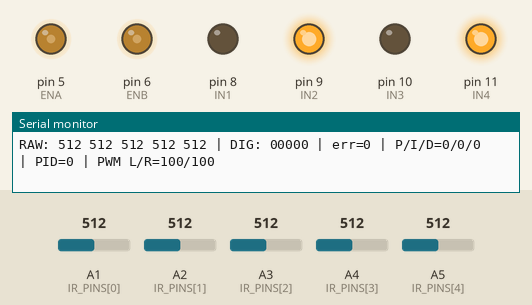
This sketch was run on a simulated Arduino Uno, built with avr-gcc and run on an emulated ATmega328P. Shown: output pins drawn as LEDs (lit = HIGH), the last lines printed to the serial monitor. The inputs (shaded band) are chosen by the test bench; at power-on: A1 (IR_PINS[0]) = 512, A4 (IR_PINS[3]) = 512, A2 (IR_PINS[1]) = 512, A3 (IR_PINS[2]) = 512, A5 (IR_PINS[4]) = 512.

Above: at 1.2 s.
1.3 s: A1 (IR_PINS[0]) set to 482
2.8 s: A4 (IR_PINS[3]) set to 412
5.8 s: A4 (IR_PINS[3]) set to 388
At 6.7 s:
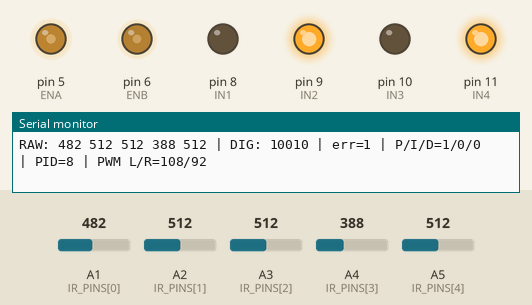
8.8 s: A4 (IR_PINS[3]) set to 410
At 10.0 s:
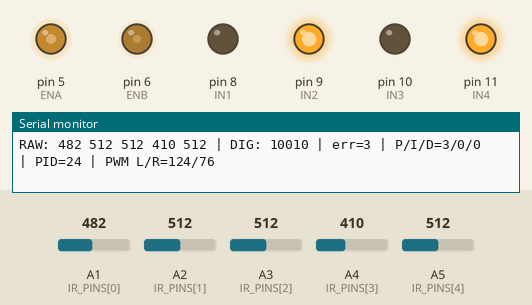
10.3 s: A1 (IR_PINS[0]) set to 412
13.3 s: A1 (IR_PINS[0]) set to 383
At 13.9 s:
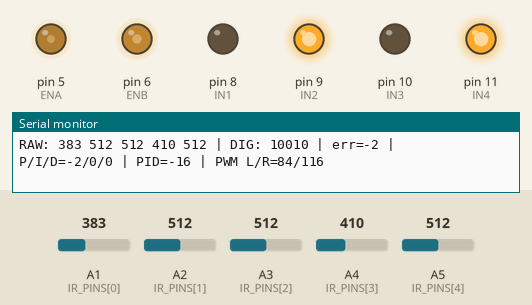
Timing chart, 0 to 15.8 s (numbered marks = the images above; inputs shaded):
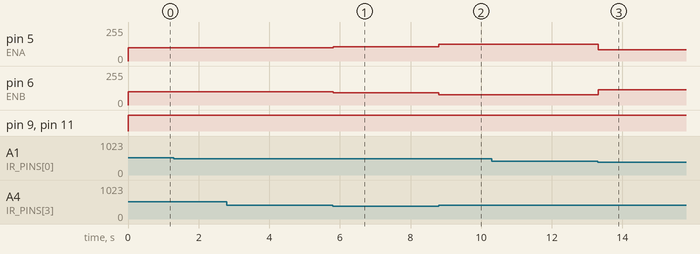

Measured:
- after the input at 5.8 s, pin 5 (ENA): 100/255 → 108/255 at once; pin 6 (ENB): 100/255 → 92/255 at once
- after the input at 8.8 s, pin 5 (ENA): 108/255 → 124/255 at once; pin 6 (ENB): 92/255 → 76/255 at once
- after the input at 13.3 s, pin 5 (ENA): 124/255 → 84/255 at once; pin 6 (ENB): 76/255 → 116/255 at once

The sketch:

test_sensor.ino
```cpp
#define ENA 5
#define ENB 6

#define IN1 8
#define IN2 9
#define IN3 10
#define IN4 11
// Tốc độ
const int BASE = 100;  // speed (0..255)
const int PWM_MAX = 255;

//  PID
const int Kp = 8, Ki = 0, Kd = 5;
int P, I = 0, D;
int previous_error = 0;
int last_seen_error = 0;
int error, PIDValue;

// pwm: -255..255 (âm = lùi)
void remoteLeft(int pwm) {
  pwm = constrain(pwm, -PWM_MAX, PWM_MAX);
  if (pwm >= 0) {
    digitalWrite(IN1, LOW);
    digitalWrite(IN2, HIGH);
    analogWrite(ENA, pwm);
  } else {
    digitalWrite(IN1, HIGH);
    digitalWrite(IN2, LOW);
    analogWrite(ENA, -pwm);
  }
}

void remoteRight(int pwm) {
  pwm = constrain(pwm, -PWM_MAX, PWM_MAX);
  if (pwm >= 0) {
    digitalWrite(IN3, LOW);
    digitalWrite(IN4, HIGH);
    analogWrite(ENB, pwm);
  } else {
    digitalWrite(IN3, HIGH);
    digitalWrite(IN4, LOW);
    analogWrite(ENB, -pwm);
  }
}


void setup() {
  pinMode(ENA, OUTPUT);
  pinMode(ENB, OUTPUT);
  pinMode(IN1, OUTPUT);
  pinMode(IN2, OUTPUT);
  pinMode(IN3, OUTPUT);
  pinMode(IN4, OUTPUT);

  Serial.begin(9600);
}

void loop() {


  error = getError();

  PIDValue = computePID(error);
  PIDValue = constrain(PIDValue, -70, 70);
  // Trộn BASE ± PID -> PWM cho 2 bánh
  //    Quy ước: error dương (lệch phải) => tăng trái, giảm phải
  int pwmL = BASE + PIDValue;
  int pwmR = BASE - PIDValue;

  pwmL = constrain(pwmL, 0, PWM_MAX);
  pwmR = constrain(pwmR, 0, PWM_MAX);

  remoteLeft(pwmL);
  remoteRight(pwmR);

    // ==== GỌI TEST SENSOR & IN DEBUG MỖI 100ms ====
  static uint32_t lastPrint = 0;
  if (millis() - lastPrint >= 100) {
    readIRSensors();                         // cập nhật irRaw[] và irBits
    printLineDebug(error, PIDValue, pwmL, pwmR);
    lastPrint = millis();
  }
}
// ================== DEBUG SENSOR BLOCK (ADD) ==================
const int IR_PINS[5] = {A1, A2, A3, A4, A5};   // trùng thứ tự trong getError()
const int IR_W[5]   = {-2, -1, 0, 1, 2};       // tham khảo (nếu cần)
const int THR = 500;                           // nhớ giữ đồng bộ với getError()

int irRaw[5];           // giá trị analog từng kênh
uint8_t irBits = 0;     // bitmask trạng thái 5 kênh (A1..A5 -> bit4..bit0)

// Đọc toàn bộ 5 cảm biến, lấp đầy irRaw[] và irBits
void readIRSensors() {
  irBits = 0;
  for (int i = 0; i < 5; i++) {
    irRaw[i] = analogRead(IR_PINS[i]);
    if (irRaw[i] < THR) {  /// line đen < line trắng >
      // A1 là trái nhất -> map vào bit cao nhất (bit4)
      irBits |= (1 << (4 - i));
    }
  }
}

// In một dòng debug: RAW, DIG, err, P/I/D, PID, PWM L/R
void printLineDebug(int err, int pid, int pwmL, int pwmR) {
  Serial.print(F("RAW:"));
  for (int i = 0; i < 5; i++) {
    Serial.print(' ');
    Serial.print(irRaw[i]);
  }

  Serial.print(F(" | DIG: "));
  for (int i = 0; i < 5; i++) {
    // In theo thứ tự A1..A5
    Serial.print( ((irBits >> (4 - i)) & 1) ? '1' : '0' );
  }

  Serial.print(F(" | err="));   Serial.print(err);
  Serial.print(F(" | P/I/D=")); Serial.print(P); Serial.print('/'); Serial.print(I); Serial.print('/'); Serial.print(D);
  Serial.print(F(" | PID="));   Serial.print(pid);
  Serial.print(F(" | PWM L/R=")); Serial.print(pwmL); Serial.print('/'); Serial.println(pwmR);
}
// ================== END DEBUG SENSOR BLOCK ==================

int getError() {
  // Thứ tự cảm biến: A1 trái nhất -> A5 phải nhất
  const int S[5] = {A1, A2, A3, A4, A5};
  const int W[5] = {-2, -1, 0, 1, 2};   // Trái âm, phải dương
  const int THRESH = 400;               // line trắng > 500, nền đen < 500

  int count = 0;
  long sum = 0;

  for (int i = 0; i < 5; i++) {
    int val = analogRead(S[i]);
    bool onLine = (val < THRESH); // trắng >
    if (onLine) {
      sum += W[i];
      count++;
    }
  }

  // Mất line -> xoay nhẹ theo hướng trước đó
  if (count == 0) {
    if (last_seen_error > 0) return 3;
    if (last_seen_error < 0) return -3;
    return 0;
  }

  int err = (int)(sum / count);
  last_seen_error = err;
  return err;
}


int computePID(int error) {
  P = error;                   // Proportional

  if (Ki != 0) {                 // tránh tích lũy khi Ki = 0
    I += error; //
    // I = constrain(I, -50, 50); // nếu sau này dùng Ki>0 thì mở dòng này
  } else {
    I = 0;
  }

  D = error - previous_error;  // Differential

  int PID_value = (Kp * P) + (Ki * I) + (Kd * D);

  previous_error = error;
  return PID_value;
}
```
